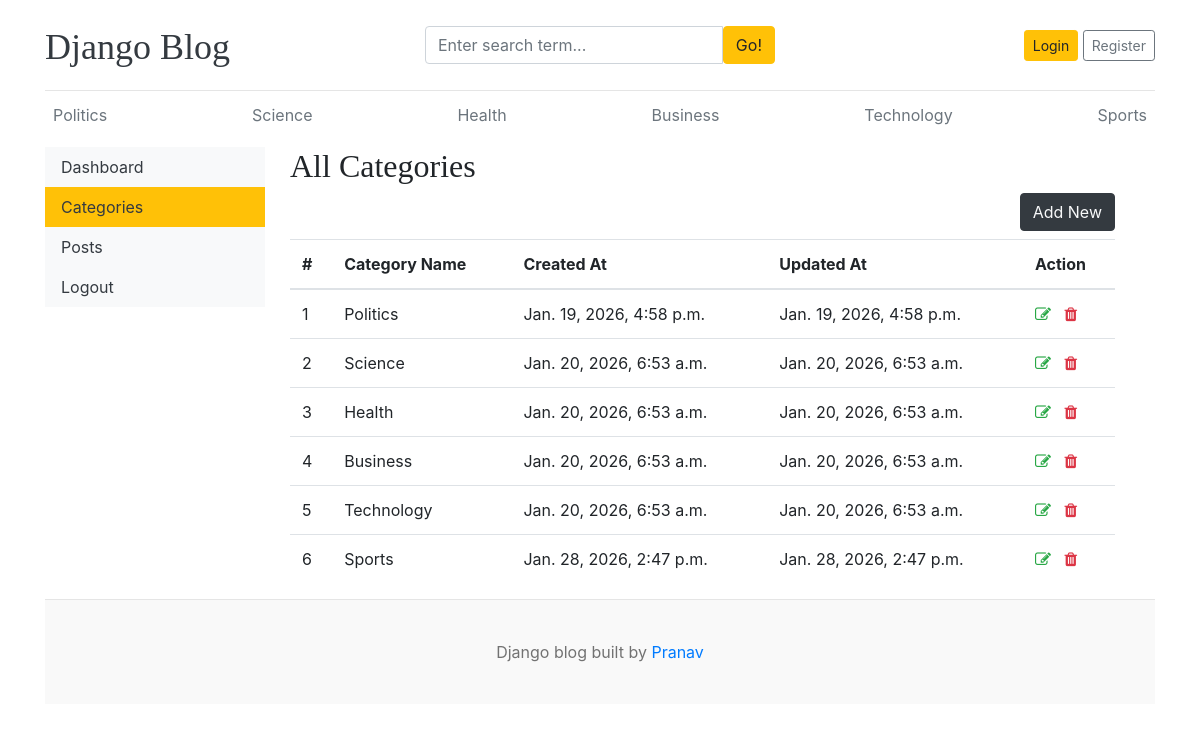
/dashboard/categories/, run on the app's committed database.
### blogs/models.py (models this page shows)
class Category(models.Model):
    category_name = models.CharField(max_length=50, unique=True)
    created_at = models.DateTimeField(auto_now_add=True)
    updated_at = models.DateTimeField(auto_now=True)
    class Meta:
        verbose_name_plural = 'categories'
    def __str__(self):
        return self.category_name

### dashboards/views.py (the view)
# urls.py: path('categories/', views.categories, name='categories'),
def categories(request):
    return render(request, 'dashboard/categories.html')

### blogs/context_processors.py (called while the page is built)
def get_categories(request):
    categories = Category.objects.all()
    return dict(categories=categories)

def get_social_links(request):
    social_links = SocialLink.objects.all()
    return dict(social_links=social_links)

### templates/dashboard/categories.html (shortened to what this page needs)
{% extends "base.html" %}
{% block content %}
<div class="row">
    {% include 'dashboard/sidebar.html' %}
    <div class="col-md-9">
        <h2>All Categories</h2>
        <a href="{% url 'add_category' %}" class="btn btn-dark text-light float-right mb-2">Add New</a>
        <table class="table table-hover">
            <thead>
                <tr>
                <th>#</th>
                <th>Category Name</th>
                <th>Created At</th>
                <th>Updated At</th>
                <th>Action</th>
                </tr>
            </thead>
            <tbody>
            {% for cat in categories %}
                <tr>
                <td>{{forloop.counter}}</td>
                <td>{{cat}}</td>
                <td>{{cat.created_at}}</td>
                <td>{{cat.updated_at}}</td>
                <td>
                    <a href="{% url 'edit_category' cat.id %}"><i class="fa fa-edit text-success"></i></a>
                    <a href="{% url 'delete_category' cat.id %}"><i class="fa fa-trash text-danger"></i></a>
                </td>
                </tr>
            {% endfor %}
            </tbody>
        </table>
    </div>
</div>
{% endblock %}

### templates/base.html (shortened to what this page needs)
{% load static %}
<!DOCTYPE html>
<html lang="en">
<head>
    <link href="https://getbootstrap.com/docs/4.0/dist/css/bootstrap.min.css" rel="stylesheet">
    <link rel="stylesheet" href="https://cdnjs.cloudflare.com/ajax/libs/font-awesome/4.7.0/css/font-awesome.min.css">
    <link href="{% static "css/blog.css" %}" rel="stylesheet">
  </head>
<body>
    <div class="container">
      <header class="blog-header py-3">
        <div class="row flex-nowrap justify-content-between align-items-center">
          <div class="col-4 pt-1">
            <a class="blog-header-logo text-dark" href="/">Django Blog</a>
          </div>
          <div class="col-4">
            <form action="{% url 'search' %}" method="GET">
              <div class="input-group">
                  <input class="form-control" type="text" name="keyword" placeholder="Enter search term..." aria-label="Enter search term..." aria-describedby="button-search" />
                  <button type="submit" class="btn btn-warning" id="button-search" type="button">Go!</button>
              </div>
            </form>
          </div>
          <div class="col-4 d-flex justify-content-end align-items-center">
            {% if not user.is_authenticated %}
            <a class="btn btn-sm btn-warning" href="{% url 'login' %}">Login</a> &nbsp;
            <a class="btn btn-sm btn-outline-secondary" href="{% url 'register' %}">Register</a>
            {% else %}
            <span><a href="{% url 'dashboard' %}">Dashboard</a></span>
            &emsp;
            <span><a href="{% url 'logout' %}" class="btn btn-danger">Logout</a></span>
            {% endif %}
          </div>
        </div>
      </header>
      <div class="nav-scroller py-1 mb-2">
        <nav class="nav d-flex justify-content-between">
          {% for cat in categories %}
          <a class="p-2 text-muted" href="{% url 'posts_by_category' cat.id %}">{{ cat.category_name }}</a>
          {% endfor %}
        </nav>
      </div>
{% block content %}
{% endblock %}
<footer class="blog-footer">
  <p>Django blog built by <a href="#">Pranav</a></p>
</footer>
</body>
</html>

### blog_main/static/css/blog.css (style rules this page uses)
.blog-header { border-bottom: 1px solid #e5e5e5; }
.blog-header-logo { font-family: "Playfair Display", Georgia, "Times New Roman", serif; font-size: 2.25rem; }
h1, h2, h3, h4, h5, h6 { font-family: "Playfair Display", Georgia, "Times New Roman", serif; }
.blog-footer { padding: 2.5rem 0; color: #727272; text-align: center; background-color: #f9f9f9; border-top: .05rem solid #e5e5e5; }
.blog-footer p:last-child { margin-bottom: 0; }

### data on the page
Category: category_name "Politics", created_at "Jan. 19, 2026, 4:58 p.m.", updated_at "Jan. 19, 2026, 4:58 p.m."
Category: category_name "Science", created_at "Jan. 20, 2026, 6:53 a.m.", updated_at "Jan. 20, 2026, 6:53 a.m."
Category: category_name "Health", created_at "Jan. 20, 2026, 6:53 a.m.", updated_at "Jan. 20, 2026, 6:53 a.m."
Category: category_name "Business", created_at "Jan. 20, 2026, 6:53 a.m.", updated_at "Jan. 20, 2026, 6:53 a.m."
Category: category_name "Technology", created_at "Jan. 20, 2026, 6:53 a.m.", updated_at "Jan. 20, 2026, 6:53 a.m."
Category: category_name "Sports", created_at "Jan. 28, 2026, 2:47 p.m.", updated_at "Jan. 28, 2026, 2:47 p.m."
